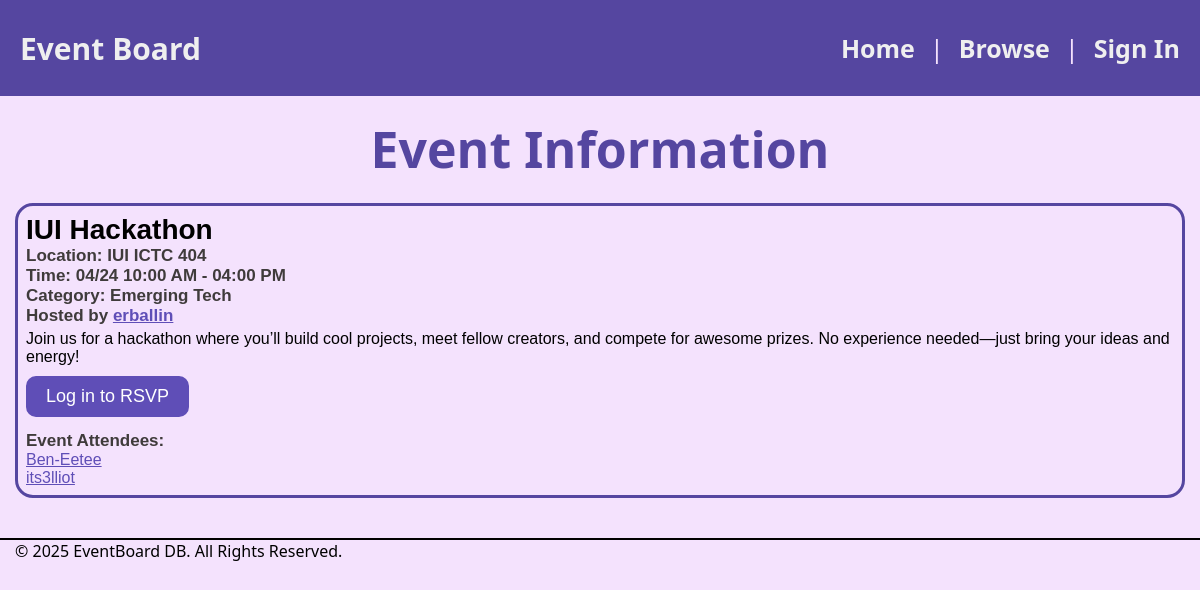
Screenshot of /event.php?eventId=4 with the database file from the repository.
### tables this page shows
CREATE TABLE `events` (
  `event_id` int(11) NOT NULL,
  `title` varchar(100) NOT NULL,
  `description` text DEFAULT NULL,
  `location` varchar(200) DEFAULT NULL,
  `start_time` datetime NOT NULL,
  `end_time` datetime NOT NULL,
  `host_id` int(11) NOT NULL,
  `board_id` int(11) DEFAULT NULL,
  `category_id` int(11) DEFAULT NULL,
  `created_at` timestamp NOT NULL DEFAULT current_timestamp(),
  `updated_at` timestamp NOT NULL DEFAULT current_timestamp() ON UPDATE current_timestamp()
);

CREATE TABLE `categories` (
  `category_id` int(11) NOT NULL,
  `name` varchar(50) NOT NULL,
  `description` text DEFAULT NULL
);

CREATE TABLE `users` (
  `user_id` int(11) NOT NULL,
  `username` varchar(50) NOT NULL,
  `email` varchar(100) NOT NULL,
  `password` text NOT NULL,
  `display_name` varchar(100) DEFAULT NULL,
  `location` varchar(100) DEFAULT NULL,
  `created_at` timestamp NOT NULL DEFAULT current_timestamp()
);

### event.php (the view, shortened to what this page needs)
<?php
include ('includes/header.php');
include ('database.php');
?>
<div class="main">Event Information</div>
<?php
if (isset($_GET['eventId']) && is_numeric($_GET['eventId'])) {
    $eventId = intval($_GET['eventId']);
    $sql = "
        SELECT
            events.event_id,
            events.title,
            events.description,
            events.location,
            events.start_time,
            events.end_time,
            events.host_id,
            events.category_id,
            events.created_at,
            users.username,
            categories.name AS category_name,
            rsvp.user_id
        FROM events
        JOIN users ON events.host_id = users.user_id
        JOIN categories ON events.category_id = categories.category_id
        LEFT JOIN rsvp ON events.event_id = rsvp.event_id
        WHERE events.event_id = ?
    ";
    $stmt = $conn->prepare($sql);
    $stmt->bind_param("i", $eventId);
    $stmt->execute();
    $result = $stmt->get_result();
    if ($result && $row = $result->fetch_assoc()) {
        $startDate = strtotime($row['start_time']);
        $endDate = strtotime($row['end_time']);
        echo "<div class='event eventFullSize'>";
        echo "<h1>" . htmlspecialchars($row['title']) . "</h1>";
        echo "<h2>Location: " . htmlspecialchars($row['location']) . "</h2>";
        if (date('Y-m-d', $startDate) === date('Y-m-d', $endDate)) {
            echo '<h2>Time: ' .  date('m/d h:i A', $startDate) . ' - ' .  date('h:i A', $endDate) . '</h2>';
        } else {
            echo '<h2>Time: ' .  date('m/d h:i A', $startDate) . ' - ' .  date('m/d h:i A', $endDate) . '</h2>';
        }
        echo "<h3>Category: " . htmlspecialchars($row['category_name']) . "</h3>";
        echo "<h3>Hosted by <a href='user.php?userId=" . htmlspecialchars($row['host_id']) . "'>" . htmlspecialchars($row['username']) . "</a></h3>";
        echo "<p style='margin-bottom: 10px;'>" . nl2br(htmlspecialchars($row['description'])) . "</p>";
        if (isset($_SESSION['user_id'])) {
            if($_SESSION['user_id'] == $row['host_id']) {
                echo '<a class="button secondary" href="event_form.php?eventId=' . htmlspecialchars($row['event_id']) . '">Edit</a>';
            } else {
                $userId = $_SESSION['user_id'];
                $rsvpCheck = $conn->prepare("SELECT 1 FROM rsvp WHERE event_id = ? AND user_id = ?");
                $rsvpCheck->bind_param("ii", $eventId, $userId);
                $rsvpCheck->execute();
                $rsvpCheck->store_result();
                $hasRsvped = $rsvpCheck->num_rows > 0;
                $rsvpCheck->close();
                echo '<form method="POST" action="rsvp.php" style="margin-top: 10px;">';
                echo '<input type="hidden" name="eventId" value="' . htmlspecialchars($row['event_id']) . '">';
                echo '<input type="hidden" name="action" value="' . ($hasRsvped ? 'remove' : 'add') . '">';
                echo '<button type="submit">' . ($hasRsvped ? 'UnRSVP' : 'RSVP') . '</button>';
                echo '</form>';
            }
        } else {
            echo '<a class="button" href="signin.php">Log in to RSVP</a>';
        }
        echo "<h3 style='margin-top: 14px'>Event Attendees:</h3>";
        $rsvpQuery = $conn->prepare("
            SELECT users.user_id, users.username
            FROM rsvp
            JOIN users ON rsvp.user_id = users.user_id
            WHERE rsvp.event_id = ?
        ");
        $rsvpQuery->bind_param("i", $row['event_id']);
        $rsvpQuery->execute();
        $rsvpResult = $rsvpQuery->get_result();
        echo "<ul style='list-style: none'>";
        if ($rsvpResult->num_rows > 0) {
            while ($rsvpRow = $rsvpResult->fetch_assoc()) {
                echo "<li><a href='user.php?userId=" . htmlspecialchars($rsvpRow['user_id']) . "'>" .
                    htmlspecialchars($rsvpRow['username']) . "</a></li>";
            }
        } else {
            echo "<li>No one has RSVP’d yet.</li>";
        }
        echo "</ul>";
        echo "</div>";
    } else {
        echo "<p>Event not found.</p>";
    }
} else {
    echo "<p>Invalid event ID.</p>";
}
?>
<?php include ('includes/footer.php'); ?>

### www/css/styles.css (style rules this page uses)
* { margin: 0; padding: 0; box-sizing: border-box; }
html, body { height: 100%; font-family: sans; background-color: #f4e2fd; }
h1, h2, h3, h4, h5, h6, p { margin-bottom: 16px; }
.main { color: #5546a0; font-size: 50px; text-align: center; padding-top: 15px; padding-bottom: 20px; font-weight: 700; margin: 0 !important; }
.event { flex: 1; border: 3px solid #5546a0; border-radius: 18px; padding: 8px; font-family: sans-serif; min-width: 350px; }
.event.eventFullSize { max-width: unset !important; }
.event h1 { font-size: 28px; margin-bottom: 0px; }
.event h2, .event h3 { font-size: 17px; margin-bottom: 0px; color: rgb(63, 59, 59); }
.event p { margin: 4px 0 0 0; }
.event a { color: #5f4eb7; }
.event .button, button, a.button { background-color: #5f4eb7; border: 3px solid #5f4eb7; display: inline-block; padding: 7px 17px; font-size: 18px; color: white; text-decoration: none; border-radius: 10px; margin-right: 5px; cursor: pointer; font-family: sans-serif; }

### rows the page displays
events: title "IUI Hackathon", location "IUI ICTC 404", start_time "04/24 10:00 AM", end_time "04:00 PM", description "Join us for a hackathon where you’ll build cool projects, meet fellow creators, and compete for awesome prizes. No experience needed—just bring your ideas and energy!"
categories: name "Emerging Tech"
users: username "erballin"
users: username "Ben-Eetee"
users: username "its3lliot"
